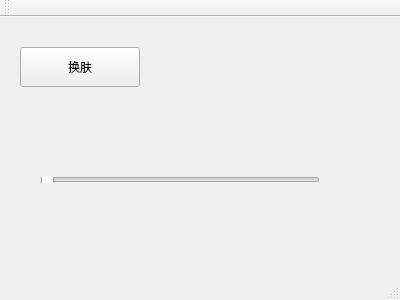
<?xml version="1.0" encoding="UTF-8"?>
<ui version="4.0">
 <class>MainWindow</class>
 <widget class="QMainWindow" name="MainWindow">
  <property name="geometry">
   <rect>
    <x>0</x>
    <y>0</y>
    <width>400</width>
    <height>300</height>
   </rect>
  </property>
  <property name="windowTitle">
   <string>MainWindow</string>
  </property>
  <property name="autoFillBackground">
   <bool>false</bool>
  </property>
  <property name="styleSheet">
   <string notr="true"/>
  </property>
  <widget class="QWidget" name="centralWidget">
   <widget class="QSlider" name="horizontalSlider">
    <property name="geometry">
     <rect>
      <x>40</x>
      <y>160</y>
      <width>280</width>
      <height>6</height>
     </rect>
    </property>
    <property name="focusPolicy">
     <enum>Qt::NoFocus</enum>
    </property>
    <property name="orientation">
     <enum>Qt::Horizontal</enum>
    </property>
   </widget>
   <widget class="QPushButton" name="pushButton">
    <property name="geometry">
     <rect>
      <x>20</x>
      <y>30</y>
      <width>120</width>
      <height>40</height>
     </rect>
    </property>
    <property name="focusPolicy">
     <enum>Qt::NoFocus</enum>
    </property>
    <property name="autoFillBackground">
     <bool>false</bool>
    </property>
    <property name="styleSheet">
     <string notr="true"/>
    </property>
    <property name="text">
     <string>换肤</string>
    </property>
   </widget>
  </widget>
  <widget class="QMenuBar" name="menuBar">
   <property name="geometry">
    <rect>
     <x>0</x>
     <y>0</y>
     <width>400</width>
     <height>23</height>
    </rect>
   </property>
  </widget>
  <widget class="QToolBar" name="mainToolBar">
   <attribute name="toolBarArea">
    <enum>TopToolBarArea</enum>
   </attribute>
   <attribute name="toolBarBreak">
    <bool>false</bool>
   </attribute>
  </widget>
  <widget class="QStatusBar" name="statusBar"/>
 </widget>
 <layoutdefault spacing="6" margin="11"/>
 <resources/>
 <connections/>
</ui>
